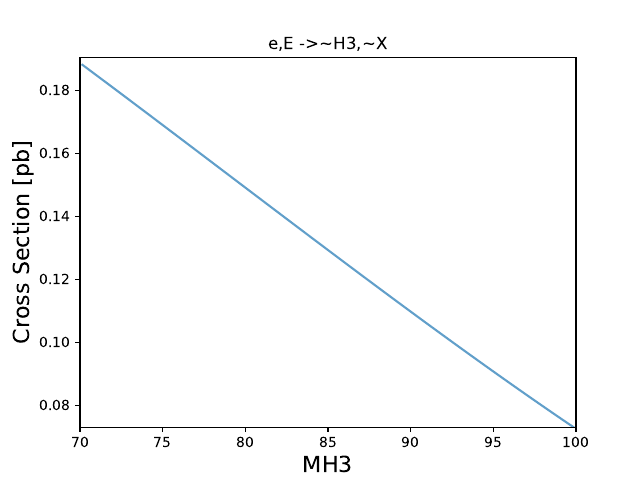

The script that saved this image:
import os
import matplotlib.pyplot as plt
import numpy as np
from math import exp, log, sqrt
from scipy import interpolate
#--------------- data input -----------------------#
y0 = np.genfromtxt('eE->h1h2.tab',dtype=float, comments='#',unpack=True)
#--------------- writing plots -----------------#
#fig, ax = plt.subplots(figsize=(6,3.8))
#plt.subplots_adjust(bottom=0.20,right=0.75,left=0.15)
plt.title('e,E ->~H3,~X')
plt.xlabel('MH3',fontsize=16)
plt.ylabel('Cross Section [pb]',fontsize=16)
plt.xscale('linear')
plt.yscale('linear')
xmin=7.000000E+01
xmax=1.000000E+02
plt.xlim(xmin,xmax)
plt.ylim(7.296479E-02,1.904072E-01)
xfirst=xmin+0.5*(xmax-xmin)/101
xlast=xmax -0.5*(xmax-xmin)/101
x0=np.linspace(xfirst,xlast,101)
plt.plot(x0, y0[0:101],alpha=0.7, label='Cross Section [pb]', linestyle='-')
plt.savefig('eE->h1h2.pdf')
plt.show()
